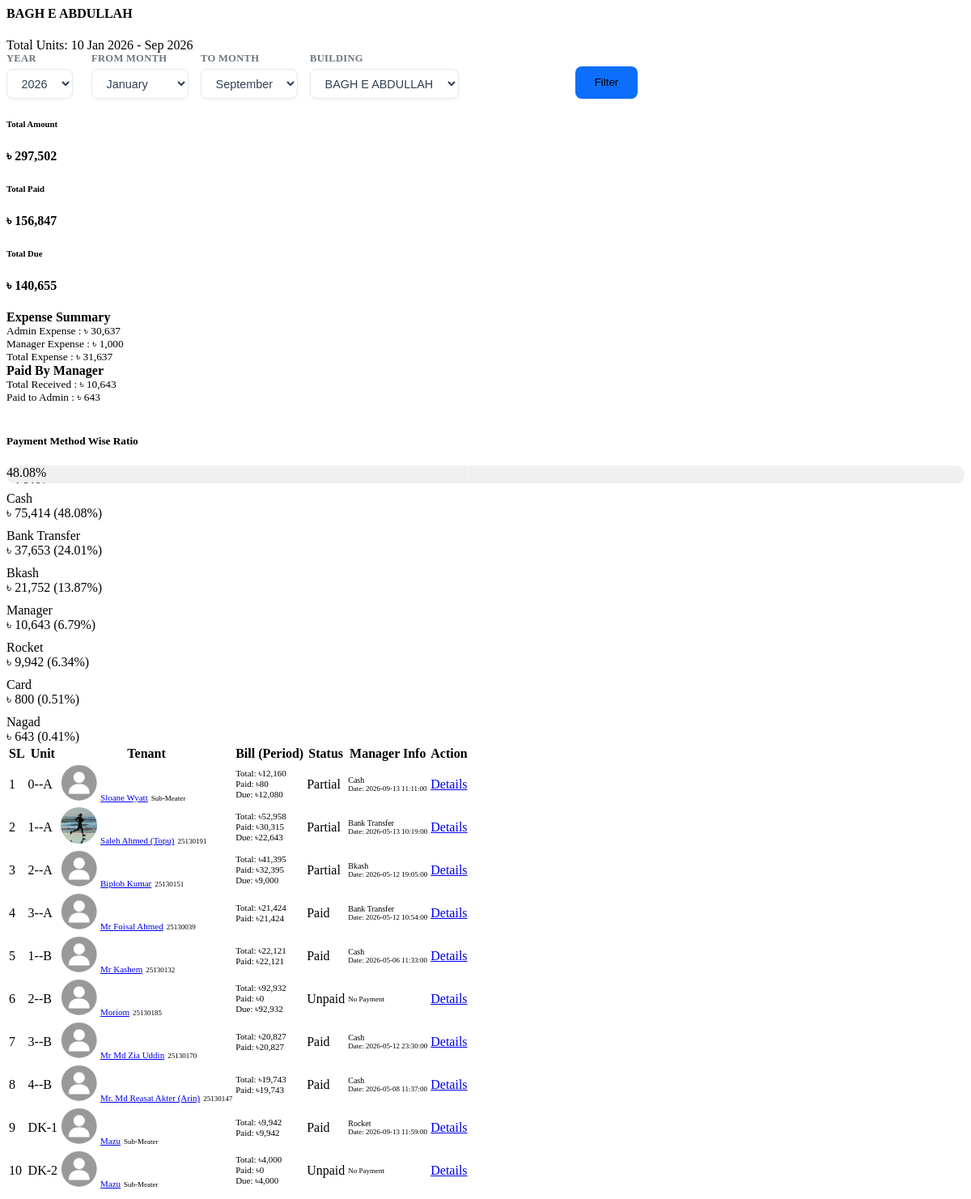
Page /pages/report.php?id=17 on the committed database.
### tables this page shows
CREATE TABLE `building` (
  `id` int(11) NOT NULL,
  `name` varchar(256) NOT NULL,
  `building_type` int(11) NOT NULL,
  `address` text NOT NULL,
  `description` text NOT NULL,
  `image` varchar(256) NOT NULL,
  `location` varchar(256) NOT NULL
);

CREATE TABLE `unit` (
  `id` int(11) NOT NULL,
  `unit_name` varchar(100) NOT NULL,
  `building_name` int(11) NOT NULL,
  `floor` text DEFAULT NULL,
  `unit_type` enum('Flat','Room','Shop') DEFAULT 'Flat',
  `size` varchar(50) DEFAULT NULL,
  `rent` int(11) DEFAULT NULL,
  `advance` int(11) DEFAULT NULL,
  `unit_image` varchar(255) DEFAULT NULL,
  `status` enum('Available','Rented') DEFAULT 'Available',
  `gas` int(11) DEFAULT NULL,
  `water` int(11) DEFAULT NULL,
  `available_from_date` varchar(100) DEFAULT NULL,
  `created_at` timestamp NOT NULL DEFAULT current_timestamp()
);

CREATE TABLE `tenants` (
  `id` int(11) NOT NULL,
  `name` varchar(150) NOT NULL,
  `phone` varchar(20) NOT NULL,
  `email` varchar(150) DEFAULT NULL,
  `password` varchar(256) NOT NULL DEFAULT '827ccb0eea8a706c4c34a16891f84e7b',
  `status` enum('Active','Inactive','Booked') NOT NULL DEFAULT 'Active',
  `role` enum('Admin','Tenant','Manager') NOT NULL,
  `booking_month` varchar(100) DEFAULT NULL,
  `start_tanent` date DEFAULT NULL,
  `nid_no` varchar(200) DEFAULT NULL,
  `permanent_address` text DEFAULT NULL,
  `family_member` int(11) DEFAULT NULL,
  `tenant_image` varchar(255) DEFAULT NULL,
  `nid_image` varchar(255) DEFAULT NULL,
  `building_id` int(11) DEFAULT NULL,
  `unit_id` int(11) DEFAULT NULL,
  `created_at` timestamp NOT NULL DEFAULT current_timestamp()
);

CREATE TABLE `payment_history` (
  `id` int(11) NOT NULL,
  `tenant_id` int(11) NOT NULL,
  `invoice_id` int(11) NOT NULL,
  `bill_month` varchar(100) DEFAULT NULL,
  `payment_method` varchar(100) NOT NULL,
  `paid_amount` int(11) NOT NULL,
  `note` text DEFAULT NULL,
  `manager_paid` varchar(100) DEFAULT NULL,
  `payment_date` varchar(256) NOT NULL,
  `transaction_id` varchar(200) DEFAULT NULL,
  `manager_payment_method` varchar(100) DEFAULT NULL,
  `transaction_number` varchar(100) DEFAULT NULL,
  `transaction_slip` varchar(100) DEFAULT NULL,
  `status` enum('Approved','Pending') NOT NULL DEFAULT 'Approved'
);

### pages/report.php (the view, shortened to what the rows shown need)
<?php
    $building_id = '';
    $current_year = date('Y');
    $from_month = $current_year . '-01';
    $to_month = date('Y-m');
    if (empty($building_id)) {
        $building_id = mysqli_real_escape_string($db, $_GET['id']);
    }
    $buil_sql = mysqli_query($db, "SELECT name FROM building WHERE id = '$building_id'");
    $building_row = mysqli_fetch_assoc($buil_sql);
    $building_name_db = $building_row['name'] ?? 'Unknown Building';
    $query = "SELECT * FROM unit WHERE building_name = '$building_id' AND status = 'Rented'";
    $result = mysqli_query($db, $query);
    $filter_condition = " ph.bill_month >= '$from_month' AND ph.bill_month <= '$to_month' ";
    $invoice_filter_condition = " inv.billing_month >= '$from_month' AND inv.billing_month <= '$to_month' ";
?>
<div class="nxl-content">
    <div class="card border-0 shadow-sm rounded-4 mb-1 bg-white">
        <div class="card-body p-3 p-md-4">
            <div class="d-flex flex-column flex-xl-row align-items-start align-items-xl-center justify-content-between gap-4">
                <div class="d-flex align-items-center mb-3 mb-lg-0">
                    <div>
                        <h4 class="mb-1 fw-bold text-dark">
                            <?= htmlspecialchars($building_name_db) ?>
                        </h4>
                        <div class="d-flex align-items-center gap-2">
                            <span class="badge bg-info-subtle text-info border border-info-subtle py-1 rounded-pill">
                            </span>
                            <span class="text-muted small bg-light px-2 py-1 rounded-2 text-nowrap">
                            </span>
                        </div>
                    </div>
                </div>
            </div>
        </div>
    </div>
    <div class="main-content">
        <div class="card shadow-sm">
            <div class="card-body p-0">
                <div class="table-responsive">
                    <table class="table table-hover mb-0">
                        <thead class="table-light">
                            <tr>
                                <th>SL</th><th>Unit</th><th>Tenant</th><th>Bill (Period)</th><th>Status</th><th>Manager Info</th><th class="text-end">Action</th>
                            </tr>
                        </thead>
                        <tbody>
                            <?php
                            $i = 0;
                            mysqli_data_seek($result, 0);
                            while ($row = mysqli_fetch_assoc($result)) {
                                $i++;
                                $unit_id = $row['id'];
                                $unit_name = $row['unit_name'];
                                $building_name = $row['building_name'];
                                $size = $row['size'];
                                $sql_tenant = mysqli_query($db, "SELECT * FROM tenants WHERE role IN ('Tenant') AND building_id = '$building_name' AND unit_id = '$unit_id' LIMIT 1");
                                $tent_row = mysqli_fetch_assoc($sql_tenant);
                                $name = $tent_row['name'] ?? 'N/A';
                                $tent_id = $tent_row['id'] ?? 0;
                                $image = !empty($tent_row['tenant_image']) ? "public/uploads/tenants/" . $tent_row['tenant_image'] : "public/uploads/tenants/no-image.png";
                            ?>
                                <tr>
                                    <td><?= $i; ?></td>
                                    <td><?= $unit_name; ?></td>
                                    <td>
                                        <div class="d-flex flex-column align-items-center text-center">
                                            <img src="<?= $image ?>" width="45" height="45" style="object-fit:cover;border-radius:50%;" class="mb-1">
                                            <a href="admin.php?page=view_tenant&id=<?= $tent_id ?>" class="text-secondary fw-bold" style="font-size:11px;"><?= $name; ?></a>
                                            <small class="text-muted" style="font-size:9px;"><?= $size; ?></small>
                                        </div>
                                    </td>
                                    <td style="font-size: 11px;">
                                        <?php
                                        $pay_info = mysqli_query($db, "SELECT SUM(total_amount) as total, SUM(paid_amount) as paid FROM invoices inv WHERE tenant_id = '$tent_id' AND unit_id = '$unit_id' AND $invoice_filter_condition");
                                        $bill_data = mysqli_fetch_assoc($pay_info);
                                        if ($bill_data['total'] > 0) {
                                            echo "<span class='text-primary'>Total: ৳".number_format($bill_data['total'],0)."</span><br>";
                                            echo "<span class='text-success'>Paid: ৳".number_format($bill_data['paid'],0)."</span><br>";
                                            $due = $bill_data['total'] - $bill_data['paid'];
                                            if($due > 0) echo "<span class='text-danger'>Due: ৳".number_format($due,0)."</span>";
                                        } else {
                                            echo '<span class="text-muted">No Invoice</span>';
                                        }
                                        ?>
                                    </td>
                                    <td>
                                        <?php
                                        if ($bill_data['total'] > 0) {
                                            if ($bill_data['paid'] >= $bill_data['total']) echo '<span class="badge bg-success">Paid</span>';
                                            elseif ($bill_data['paid'] > 0) echo '<span class="badge bg-warning">Partial</span>';
                                            else echo '<span class="badge bg-danger">Unpaid</span>';
                                        } else { echo "-"; }
                                        ?>
                                    </td>
                                    <td>
                                        <?php
                                        $h_sql = mysqli_query($db, "SELECT * FROM payment_history ph WHERE tenant_id = '$tent_id' AND $filter_condition LIMIT 1");
                                        if ($h_row = mysqli_fetch_assoc($h_sql)) {
                                            echo "<small class='text-success fw-bold' style='font-size:10px;'>{$h_row['payment_method']}</small><br>";
                                            echo "<small style='font-size:9px;'>Date: {$h_row['payment_date']}</small>";
                                        } else { echo "<small class='text-danger' style='font-size:9px;'>No Payment</small>"; }
                                        ?>
                                    </td>
                                    <td class="text-end">
                                        <div class="btn-group">
                                            <a href="admin.php?page=editbill&tenant_id=<?= $tent_id ?>" class="btn btn-sm btn-info p-1">Details</a>
                                        </div>
                                    </td>
                                </tr>
                            <?php } ?>
                        </tbody>
                    </table>
                </div>
            </div>
        </div>
    </div>
</div>

### rows in the picture
building: name "BAGH E ABDULLAH"
unit: unit_name "0--A", tenants.name "Sloane Wyatt", size "Sub-Meater", total "12,160", paid "80", due "12,080", shows "Partial", payment_history.payment_method "Cash", payment_history.payment_date "2026-09-13 11:11:00"
unit: unit_name "1--A", tenants.tenant_image (picture), tenants.name "Saleh Ahmed (Topu)", size "25130191", total "52,958", paid "30,315", due "22,643", shows "Partial", payment_history.payment_method "Bank Transfer", payment_history.payment_date "2026-05-13 10:19:00"
unit: unit_name "2--A", tenants.name "Biplob Kumar", size "25130151", total "41,395", paid "32,395", due "9,000", shows "Partial", payment_history.payment_method "Bkash", payment_history.payment_date "2026-05-12 19:05:00"
unit: unit_name "3--A", tenants.name "Mr Foisal Ahmed", size "25130039", total "21,424", paid "21,424", shows "Paid", payment_history.payment_method "Bank Transfer", payment_history.payment_date "2026-05-12 10:54:00"
unit: unit_name "1--B", tenants.name "Mr Kashem", size "25130132", total "22,121", paid "22,121", shows "Paid", payment_history.payment_method "Cash", payment_history.payment_date "2026-05-06 11:33:00"
unit: unit_name "2--B", tenants.name "Moriom", size "25130185", total "92,932", paid "0", due "92,932", shows "Unpaid", shows "No Payment"
unit: unit_name "3--B", tenants.name "Mr Md Zia Uddin", size "25130170", total "20,827", paid "20,827", shows "Paid", payment_history.payment_method "Cash", payment_history.payment_date "2026-05-12 23:30:00"
unit: unit_name "4--B", tenants.name "Mr. Md Reasat Akter (Arin)", size "25130147", total "19,743", paid "19,743", shows "Paid", payment_history.payment_method "Cash", payment_history.payment_date "2026-05-08 11:37:00"
unit: unit_name "DK-1", tenants.name "Mazu", size "Sub-Meater", total "9,942", paid "9,942", shows "Paid", payment_history.payment_method "Rocket", payment_history.payment_date "2026-09-13 11:59:00"
unit: unit_name "DK-2", tenants.name "Mazu", size "Sub-Meater", total "4,000", paid "0", due "4,000", shows "Unpaid", shows "No Payment"

### other values in the picture
$total_unit "10"
date('M Y', strtotime($from_month)) "Jan 2026"
date('M Y', strtotime($to_month)) "Sep 2026"
$total_bill_amount "297,502"
$paid_amount_db_amount "156,847"
max($due_amount_db_amount, 0) "140,655"
$admin_total "30,637"
$manager_total "1,000"
$grand_total "31,637"
$total_received "10,643"
$manager_paid_total "643"
$pm['percentage'] "48.08"
$pm['method'] "Cash"
$pm['amount'] "75,414"
$pm['method'] "Bank Transfer"
